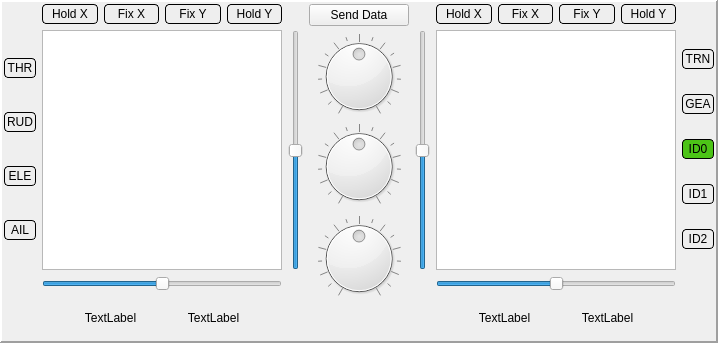
    <widget class="QFrame" name="controlFrame">
     <property name="frameShape">
      <enum>QFrame::Panel</enum>
     </property>
     <property name="frameShadow">
      <enum>QFrame::Raised</enum>
     </property>
     <property name="lineWidth">
      <number>2</number>
     </property>
     <layout class="QHBoxLayout" name="horizontalLayout_5">
      <property name="margin">
       <number>2</number>
      </property>
      <item>
       <layout class="QGridLayout" name="gridLayout" columnstretch="0,0,0">
        <item row="1" column="2">
         <widget class="QSlider" name="trimVLeft">
          <property name="sizePolicy">
           <sizepolicy hsizetype="Fixed" vsizetype="Fixed">
            <horstretch>0</horstretch>
            <verstretch>0</verstretch>
           </sizepolicy>
          </property>
          <property name="minimumSize">
           <size>
            <width>0</width>
            <height>240</height>
           </size>
          </property>
          <property name="minimum">
           <number>-125</number>
          </property>
          <property name="maximum">
           <number>125</number>
          </property>
          <property name="orientation">
           <enum>Qt::Vertical</enum>
          </property>
         </widget>
        </item>
        <item row="1" column="1">
         <widget class="QGraphicsView" name="leftStick">
          <property name="sizePolicy">
           <sizepolicy hsizetype="Fixed" vsizetype="Fixed">
            <horstretch>0</horstretch>
            <verstretch>0</verstretch>
           </sizepolicy>
          </property>
          <property name="minimumSize">
           <size>
            <width>240</width>
            <height>240</height>
           </size>
          </property>
          <property name="maximumSize">
           <size>
            <width>240</width>
            <height>240</height>
           </size>
          </property>
          <property name="verticalScrollBarPolicy">
           <enum>Qt::ScrollBarAlwaysOff</enum>
          </property>
          <property name="horizontalScrollBarPolicy">
           <enum>Qt::ScrollBarAlwaysOff</enum>
          </property>
          <property name="alignment">
           <set>Qt::AlignCenter</set>
          </property>
         </widget>
        </item>
        <item row="1" column="0">
         <layout class="QVBoxLayout" name="verticalLayout">
          <property name="bottomMargin">
           <number>0</number>
          </property>
          <item>
           <widget class="QPushButton" name="switchTHR">
            <property name="autoFillBackground">
             <bool>false</bool>
            </property>
            <property name="styleSheet">
             <string notr="true">QPushButton {
     background-color: #EEEEEE;
     border-style: outset;
     border-width: 1px;
     border-radius: 4px;
     border-color: black;
     padding: 2px;
 } 

QPushButton:checked {
     background-color: #4CC417;
     border-style: inset;
 }</string>
            </property>
            <property name="text">
             <string>THR</string>
            </property>
            <property name="checkable">
             <bool>true</bool>
            </property>
           </widget>
          </item>
          <item>
           <widget class="QPushButton" name="switchRUD">
            <property name="styleSheet">
             <string notr="true">QPushButton {
     background-color: #EEEEEE;
     border-style: outset;
     border-width: 1px;
     border-radius: 4px;
     border-color: black;
     padding: 2px;
 } 

QPushButton:checked {
     background-color: #4CC417;
     border-style: inset;
 }</string>
            </property>
            <property name="text">
             <string>RUD</string>
            </property>
            <property name="checkable">
             <bool>true</bool>
            </property>
           </widget>
          </item>
          <item>
           <widget class="QPushButton" name="switchELE">
            <property name="styleSheet">
             <string notr="true">QPushButton {
     background-color: #EEEEEE;
     border-style: outset;
     border-width: 1px;
     border-radius: 4px;
     border-color: black;
     padding: 2px;
 } 

QPushButton:checked {
     background-color: #4CC417;
     border-style: inset;
 }</string>
            </property>
            <property name="text">
             <string>ELE</string>
            </property>
            <property name="checkable">
             <bool>true</bool>
            </property>
           </widget>
          </item>
          <item>
           <widget class="QPushButton" name="switchAIL">
            <property name="styleSheet">
             <string notr="true">QPushButton {
     background-color: #EEEEEE;
     border-style: outset;
     border-width: 1px;
     border-radius: 4px;
     border-color: black;
     padding: 2px;
 } 

QPushButton:checked {
     background-color: #4CC417;
     border-style: inset;
 }</string>
            </property>
            <property name="text">
             <string>AIL</string>
            </property>
            <property name="checkable">
             <bool>true</bool>
            </property>
           </widget>
          </item>
         </layout>
        </item>
        <item row="0" column="1">
         <layout class="QHBoxLayout" name="horizontalLayout_3">
          <item>
           <widget class="QPushButton" name="holdLeftX">
            <property name="styleSheet">
             <string notr="true">QPushButton {
     background-color: #EEEEEE;
     border-style: outset;
     border-width: 1px;
     border-radius: 4px;
     border-color: black;
     padding: 2px;
 } 

QPushButton:checked {
     background-color: #4CC417;
     border-style: inset;
 }</string>
            </property>
            <property name="text">
             <string>Hold X</string>
            </property>
            <property name="checkable">
             <bool>true</bool>
            </property>
           </widget>
          </item>
          <item>
           <widget class="QPushButton" name="FixLeftX">
            <property name="styleSheet">
             <string notr="true">QPushButton {
     background-color: #EEEEEE;
     border-style: outset;
     border-width: 1px;
     border-radius: 4px;
     border-color: black;
     padding: 2px;
 } 

QPushButton:checked {
     background-color: #4CC417;
     border-style: inset;
 }</string>
            </property>
            <property name="text">
             <string>Fix X</string>
            </property>
            <property name="checkable">
             <bool>true</bool>
            </property>
           </widget>
          </item>
          <item>
           <widget class="QPushButton" name="FixLeftY">
            <property name="styleSheet">
             <string notr="true">QPushButton {
     background-color: #EEEEEE;
     border-style: outset;
     border-width: 1px;
     border-radius: 4px;
     border-color: black;
     padding: 2px;
 } 

QPushButton:checked {
     background-color: #4CC417;
     border-style: inset;
 }</string>
            </property>
            <property name="text">
             <string>Fix Y</string>
            </property>
            <property name="checkable">
             <bool>true</bool>
            </property>
           </widget>
          </item>
          <item>
           <widget class="QPushButton" name="holdLeftY">
            <property name="styleSheet">
             <string notr="true">QPushButton {
     background-color: #EEEEEE;
     border-style: outset;
     border-width: 1px;
     border-radius: 4px;
     border-color: black;
     padding: 2px;
 } 

QPushButton:checked {
     background-color: #4CC417;
     border-style: inset;
 }</string>
            </property>
            <property name="text">
             <string>Hold Y</string>
            </property>
            <property name="checkable">
             <bool>true</bool>
            </property>
           </widget>
          </item>
         </layout>
        </item>
        <item row="7" column="1">
         <layout class="QHBoxLayout" name="horizontalLayout_6">
          <property name="leftMargin">
           <number>20</number>
          </property>
          <property name="rightMargin">
           <number>20</number>
          </property>
          <item>
           <widget class="QLabel" name="leftXPerc">
            <property name="text">
             <string>TextLabel</string>
            </property>
            <property name="alignment">
             <set>Qt::AlignCenter</set>
            </property>
           </widget>
          </item>
          <item>
           <widget class="QLabel" name="leftYPerc">
            <property name="text">
             <string>TextLabel</string>
            </property>
            <property name="alignment">
             <set>Qt::AlignCenter</set>
            </property>
           </widget>
          </item>
         </layout>
        </item>
        <item row="2" column="1">
         <widget class="QSlider" name="trimHLeft">
          <property name="sizePolicy">
           <sizepolicy hsizetype="Fixed" vsizetype="Fixed">
            <horstretch>0</horstretch>
            <verstretch>0</verstretch>
           </sizepolicy>
          </property>
          <property name="minimumSize">
           <size>
            <width>240</width>
            <height>0</height>
           </size>
          </property>
          <property name="minimum">
           <number>-125</number>
          </property>
          <property name="maximum">
           <number>125</number>
          </property>
          <property name="orientation">
           <enum>Qt::Horizontal</enum>
          </property>
         </widget>
        </item>
       </layout>
      </item>
      <item>
       <layout class="QVBoxLayout" name="verticalLayout_30">
        <property name="sizeConstraint">
         <enum>QLayout::SetDefaultConstraint</enum>
        </property>
        <item>
         <widget class="QPushButton" name="SendDataButton">
          <property name="text">
           <string>Send Data</string>
          </property>
         </widget>
        </item>
        <item>
         <widget class="QDial" name="dialP_1">
          <property name="sizePolicy">
           <sizepolicy hsizetype="Preferred" vsizetype="Preferred">
            <horstretch>0</horstretch>
            <verstretch>0</verstretch>
           </sizepolicy>
          </property>
          <property name="minimumSize">
           <size>
            <width>0</width>
            <height>85</height>
           </size>
          </property>
          <property name="maximumSize">
           <size>
            <width>16777215</width>
            <height>80</height>
           </size>
          </property>
          <property name="toolTip">
           <string>P1</string>
          </property>
          <property name="minimum">
           <number>-1024</number>
          </property>
          <property name="maximum">
           <number>1024</number>
          </property>
          <property name="pageStep">
           <number>128</number>
          </property>
          <property name="notchTarget">
           <double>64.000000000000000</double>
          </property>
          <property name="notchesVisible">
           <bool>true</bool>
          </property>
         </widget>
        </item>
        <item>
         <widget class="QDial" name="dialP_2">
          <property name="sizePolicy">
           <sizepolicy hsizetype="Preferred" vsizetype="Preferred">
            <horstretch>0</horstretch>
            <verstretch>0</verstretch>
           </sizepolicy>
          </property>
          <property name="minimumSize">
           <size>
            <width>0</width>
            <height>85</height>
           </size>
          </property>
          <property name="maximumSize">
           <size>
            <width>16777215</width>
            <height>82</height>
           </size>
          </property>
          <property name="toolTip">
           <string>P2</string>
          </property>
          <property name="minimum">
           <number>-1024</number>
          </property>
          <property name="maximum">
           <number>1024</number>
          </property>
          <property name="pageStep">
           <number>128</number>
          </property>
          <property name="invertedAppearance">
           <bool>false</bool>
          </property>
          <property name="notchTarget">
           <double>64.000000000000000</double>
          </property>
          <property name="notchesVisible">
           <bool>true</bool>
          </property>
         </widget>
        </item>
        <item>
         <widget class="QDial" name="dialP_3">
          <property name="sizePolicy">
           <sizepolicy hsizetype="Preferred" vsizetype="Preferred">
            <horstretch>0</horstretch>
            <verstretch>0</verstretch>
           </sizepolicy>
          </property>
          <property name="minimumSize">
           <size>
            <width>0</width>
            <height>85</height>
           </size>
          </property>
          <property name="maximumSize">
           <size>
            <width>16777215</width>
            <height>80</height>
           </size>
          </property>
          <property name="toolTip">
           <string>P3</string>
          </property>
          <property name="minimum">
           <number>-1024</number>
          </property>
          <property name="maximum">
           <number>1024</number>
          </property>
          <property name="pageStep">
           <number>128</number>
          </property>
          <property name="notchTarget">
           <double>64.000000000000000</double>
          </property>
          <property name="notchesVisible">
           <bool>true</bool>
          </property>
         </widget>
        </item>
        <item>
         <spacer name="verticalSpacer">
          <property name="orientation">
           <enum>Qt::Vertical</enum>
          </property>
          <property name="sizeHint" stdset="0">
           <size>
            <width>20</width>
            <height>40</height>
           </size>
          </property>
         </spacer>
        </item>
       </layout>
      </item>
      <item>
       <layout class="QGridLayout" name="gridLayout_2" columnstretch="0,0,0">
        <item row="1" column="0">
         <widget class="QSlider" name="trimVRight">
          <property name="sizePolicy">
           <sizepolicy hsizetype="Fixed" vsizetype="Fixed">
            <horstretch>0</horstretch>
            <verstretch>0</verstretch>
           </sizepolicy>
          </property>
          <property name="minimumSize">
           <size>
            <width>0</width>
            <height>240</height>
           </size>
          </property>
          <property name="minimum">
           <number>-125</number>
          </property>
          <property name="maximum">
           <number>125</number>
          </property>
          <property name="orientation">
           <enum>Qt::Vertical</enum>
          </property>
         </widget>
        </item>
        <item row="1" column="1">
         <widget class="QGraphicsView" name="rightStick">
          <property name="sizePolicy">
           <sizepolicy hsizetype="Fixed" vsizetype="Fixed">
            <horstretch>0</horstretch>
            <verstretch>0</verstretch>
           </sizepolicy>
          </property>
          <property name="minimumSize">
           <size>
            <width>240</width>
            <height>240</height>
           </size>
          </property>
          <property name="maximumSize">
           <size>
            <width>240</width>
            <height>240</height>
           </size>
          </property>
          <property name="verticalScrollBarPolicy">
           <enum>Qt::ScrollBarAlwaysOff</enum>
          </property>
          <property name="horizontalScrollBarPolicy">
           <enum>Qt::ScrollBarAlwaysOff</enum>
          </property>
          <property name="alignment">
           <set>Qt::AlignCenter</set>
          </property>
         </widget>
        </item>
        <item row="1" column="2">
         <layout class="QVBoxLayout" name="verticalLayout_2">
          <item>
           <widget class="QPushButton" name="switchTRN">
            <property name="minimumSize">
             <size>
              <width>27</width>
              <height>0</height>
             </size>
            </property>
            <property name="styleSheet">
             <string notr="true">QPushButton {
     background-color: #EEEEEE;
     border-style: outset;
     border-width: 1px;
     border-radius: 4px;
     border-color: black;
     padding: 2px;
 } 

QPushButton:pressed {
     background-color: #4CC417;
     border-style: inset;
 }</string>
            </property>
            <property name="text">
             <string>TRN</string>
            </property>
           </widget>
          </item>
          <item>
           <widget class="QPushButton" name="switchGEA">
            <property name="styleSheet">
             <string notr="true">QPushButton {
     background-color: #EEEEEE;
     border-style: outset;
     border-width: 1px;
     border-radius: 4px;
     border-color: black;
     padding: 2px;
 } 

QPushButton:checked {
     background-color: #4CC417;
     border-style: inset;
 }</string>
            </property>
            <property name="text">
             <string>GEA</string>
            </property>
            <property name="checkable">
             <bool>true</bool>
            </property>
            <property name="checked">
             <bool>false</bool>
            </property>
            <property name="autoExclusive">
             <bool>false</bool>
            </property>
           </widget>
          </item>
          <item>
           <widget class="QPushButton" name="switchID0">
            <property name="styleSheet">
             <string notr="true">QPushButton {
     background-color: #EEEEEE;
     border-style: outset;
     border-width: 1px;
     border-radius: 4px;
     border-color: black;
     padding: 2px;
 } 

QPushButton:checked {
     background-color: #4CC417;
     border-style: inset;
 }</string>
            </property>
            <property name="text">
             <string>ID0</string>
            </property>
            <property name="checkable">
             <bool>true</bool>
            </property>
            <property name="checked">
             <bool>true</bool>
            </property>
            <property name="autoExclusive">
             <bool>true</bool>
            </property>
           </widget>
          </item>
          <item>
           <widget class="QPushButton" name="switchID1">
            <property name="styleSheet">
             <string notr="true">QPushButton {
     background-color: #EEEEEE;
     border-style: outset;
     border-width: 1px;
     border-radius: 4px;
     border-color: black;
     padding: 2px;
 } 

QPushButton:checked {
     background-color: #4CC417;
     border-style: inset;
 }</string>
            </property>
            <property name="text">
             <string>ID1</string>
            </property>
            <property name="checkable">
             <bool>true</bool>
            </property>
            <property name="autoExclusive">
             <bool>true</bool>
            </property>
           </widget>
          </item>
          <item>
           <widget class="QPushButton" name="switchID2">
            <property name="styleSheet">
             <string notr="true">QPushButton {
     background-color: #EEEEEE;
     border-style: outset;
     border-width: 1px;
     border-radius: 4px;
     border-color: black;
     padding: 2px;
 } 

QPushButton:checked {
     background-color: #4CC417;
     border-style: inset;
 }</string>
            </property>
            <property name="text">
             <string>ID2</string>
            </property>
            <property name="checkable">
             <bool>true</bool>
            </property>
            <property name="autoExclusive">
             <bool>true</bool>
            </property>
           </widget>
          </item>
         </layout>
        </item>
        <item row="0" column="1">
         <layout class="QHBoxLayout" name="horizontalLayout_4">
          <item>
           <widget class="QPushButton" name="holdRightX">
            <property name="styleSheet">
             <string notr="true">QPushButton {
     background-color: #EEEEEE;
     border-style: outset;
     border-width: 1px;
     border-radius: 4px;
     border-color: black;
     padding: 2px;
 } 

QPushButton:checked {
     background-color: #4CC417;
     border-style: inset;
 }</string>
            </property>
            <property name="text">
             <string>Hold X</string>
            </property>
            <property name="checkable">
             <bool>true</bool>
            </property>
           </widget>
          </item>
          <item>
           <widget class="QPushButton" name="FixRightX">
            <property name="styleSheet">
             <string notr="true">QPushButton {
     background-color: #EEEEEE;
     border-style: outset;
     border-width: 1px;
     border-radius: 4px;
     border-color: black;
     padding: 2px;
 } 

QPushButton:checked {
     background-color: #4CC417;
     border-style: inset;
 }</string>
            </property>
            <property name="text">
             <string>Fix X</string>
            </property>
            <property name="checkable">
             <bool>true</bool>
            </property>
           </widget>
          </item>
          <item>
           <widget class="QPushButton" name="FixRightY">
            <property name="styleSheet">
             <string notr="true">QPushButton {
     background-color: #EEEEEE;
     border-style: outset;
     border-width: 1px;
     border-radius: 4px;
     border-color: black;
     padding: 2px;
 } 

QPushButton:checked {
     background-color: #4CC417;
     border-style: inset;
 }</string>
            </property>
            <property name="text">
             <string>Fix Y</string>
            </property>
            <property name="checkable">
             <bool>true</bool>
            </property>
           </widget>
          </item>
          <item>
           <widget class="QPushButton" name="holdRightY">
            <property name="styleSheet">
             <string notr="true">QPushButton {
     background-color: #EEEEEE;
     border-style: outset;
     border-width: 1px;
     border-radius: 4px;
     border-color: black;
     padding: 2px;
 } 

QPushButton:checked {
     background-color: #4CC417;
     border-style: inset;
 }</string>
            </property>
            <property name="text">
             <string>Hold Y</string>
            </property>
            <property name="checkable">
             <bool>true</bool>
            </property>
           </widget>
          </item>
         </layout>
        </item>
        <item row="3" column="1">
         <layout class="QHBoxLayout" name="horizontalLayout_7">
          <property name="leftMargin">
           <number>20</number>
          </property>
          <property name="rightMargin">
           <number>20</number>
          </property>
          <item>
           <widget class="QLabel" name="rightXPerc">
            <property name="text">
             <string>TextLabel</string>
            </property>
            <property name="alignment">
             <set>Qt::AlignCenter</set>
            </property>
           </widget>
          </item>
          <item>
           <widget class="QLabel" name="rightYPerc">
            <property name="text">
             <string>TextLabel</string>
            </property>
            <property name="alignment">
             <set>Qt::AlignCenter</set>
            </property>
           </widget>
          </item>
         </layout>
        </item>
        <item row="2" column="1">
         <widget class="QSlider" name="trimHRight">
          <property name="sizePolicy">
           <sizepolicy hsizetype="Fixed" vsizetype="Fixed">
            <horstretch>0</horstretch>
            <verstretch>0</verstretch>
           </sizepolicy>
          </property>
          <property name="minimumSize">
           <size>
            <width>240</width>
            <height>0</height>
           </size>
          </property>
          <property name="minimum">
           <number>-125</number>
          </property>
          <property name="maximum">
           <number>125</number>
          </property>
          <property name="orientation">
           <enum>Qt::Horizontal</enum>
          </property>
         </widget>
        </item>
       </layout>
      </item>
     </layout>
    </widget>
